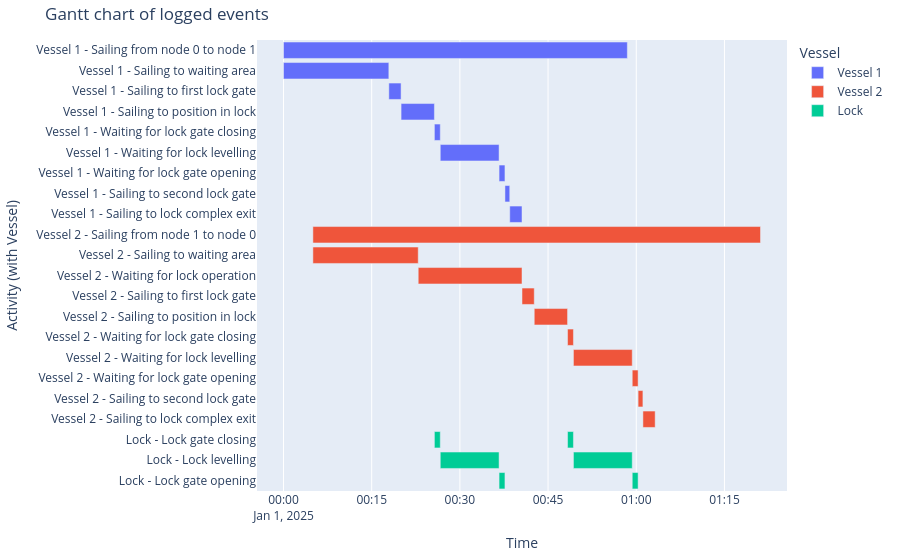

Notebook code cell kept with this figure:
### Markdown cell above
##### Event chart
From the logbooks, we can create a Gantt chart. We see that the time to pass the edge with the lock chamber becomes variable. Moreover, we observe a cyclic behaviour of the lock chamber.

### Code cell
df_eventtable = logbook2eventtable([vessel_1, vessel_2, lock_chamber])
generate_vessel_gantt_chart(df_eventtable)

### Figure 1 — Plotly figure (JSON) as saved in the notebook; plotly's stock layout.template omitted (floating-point values rounded to 4 significant figures)
{"data": [{"base": ["2025-01-01T00:00:00.000000", "2025-01-01T00:00:00.000000", "2025-01-01T00:17:55.000000", "2025-01-01T00:20:00.000000", "2025-01-01T00:25:40.000000", "2025-01-01T00:26:40.000000", "2025-01-01T00:36:40.000000", "2025-01-01T00:37:40.000000", "2025-01-01T00:38:29.000000"], "hovertemplate": "object name=Vessel 1<br>start time=%{base}<br>stop time=%{x}<br>activity label=%{y}<extra></extra>", "legendgroup": "Vessel 1", "marker": {"color": "#636efa", "pattern": {"shape": ""}}, "name": "Vessel 1", "orientation": "h", "showlegend": true, "textposition": "auto", "type": "bar", "x": [3509000, 1075000, 125000, 340000, 60000, 600000, 60000, 49000, 125000], "xaxis": "x", "y": ["Vessel 1 - Sailing from node 0 to node 1", "Vessel 1 - Sailing to waiting area", "Vessel 1 - Sailing to first lock gate", "Vessel 1 - Sailing to position in lock", "Vessel 1 - Waiting for lock gate closing", "Vessel 1 - Waiting for lock levelling", "Vessel 1 - Waiting for lock gate opening", "Vessel 1 - Sailing to second lock gate", "Vessel 1 - Sailing to lock complex exit"], "yaxis": "y"}, {"base": ["2025-01-01T00:05:00.000000", "2025-01-01T00:05:00.000000", "2025-01-01T00:22:55.000000", "2025-01-01T00:40:34.000000", "2025-01-01T00:42:39.000000", "2025-01-01T00:48:19.000000", "2025-01-01T00:49:19.000000", "2025-01-01T00:59:19.000000", "2025-01-01T01:00:19.000000", "2025-01-01T01:01:08.000000"], "hovertemplate": "object name=Vessel 2<br>start time=%{base}<br>stop time=%{x}<br>activity label=%{y}<extra></extra>", "legendgroup": "Vessel 2", "marker": {"color": "#EF553B", "pattern": {"shape": ""}}, "name": "Vessel 2", "orientation": "h", "showlegend": true, "textposition": "auto", "type": "bar", "x": [4568000, 1075000, 1059000, 125000, 340000, 60000, 600000, 60000, 49000, 125000], "xaxis": "x", "y": ["Vessel 2 - Sailing from node 1 to node 0", "Vessel 2 - Sailing to waiting area", "Vessel 2 - Waiting for lock operation", "Vessel 2 - Sailing to first lock gate", "Vessel 2 - Sailing to position in lock", "Vessel 2 - Waiting for lock gate closing", "Vessel 2 - Waiting for lock levelling", "Vessel 2 - Waiting for lock gate opening", "Vessel 2 - Sailing to second lock gate", "Vessel 2 - Sailing to lock complex exit"], "yaxis": "y"}, {"base": ["2025-01-01T00:25:40.000000", "2025-01-01T00:26:40.000000", "2025-01-01T00:36:40.000000", "2025-01-01T00:48:19.000000", "2025-01-01T00:49:19.000000", "2025-01-01T00:59:19.000000"], "hovertemplate": "object name=Lock<br>start time=%{base}<br>stop time=%{x}<br>activity label=%{y}<extra></extra>", "legendgroup": "Lock", "marker": {"color": "#00cc96", "pattern": {"shape": ""}}, "name": "Lock", "orientation": "h", "showlegend": true, "textposition": "auto", "type": "bar", "x": [60000, 600000, 60000, 60000, 600000, 60000], "xaxis": "x", "y": ["Lock - Lock gate closing", "Lock - Lock levelling", "Lock - Lock gate opening", "Lock - Lock gate closing", "Lock - Lock levelling", "Lock - Lock gate opening"], "yaxis": "y"}], "layout": {"barmode": "overlay", "legend": {"title": {"text": "Vessel"}, "tracegroupgap": 0}, "margin": {"b": 20, "l": 20, "r": 20, "t": 40}, "title": {"text": "Gantt chart of logged events"}, "xaxis": {"anchor": "y", "domain": [0, 1], "title": {"text": "Time"}, "type": "date"}, "yaxis": {"anchor": "x", "autorange": "reversed", "domain": [0, 1], "title": {"text": "Activity (with Vessel)"}}}}
